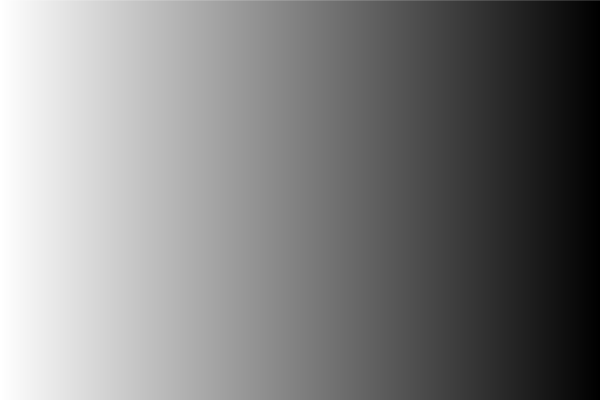
Frame 1 (no input)
Frame 60 (the mouse pressed at the canvas centre just before this capture): identical to frame 1, image omitted
Frame 120 (the mouse held since frame 60 and released just before this capture): identical to frame 1, image omitted

The Processing sketch that drew this single still picture (run headless with seeded random() and noise(); from frame 60 on, the mouse is pressed at the canvas centre):

// Processing sketch: sketch_250527d_map_aplicado
// ── sketch_250527d_map_aplicado.pde
//map( valor, rango1inicio, rango1fin, rango2inicio, rango2fin );

void setup(){
  size( 600, 400 );
}

void draw(){
  background( 255 );
  
  for( int i = 1 ; i <= width ; i++ ){  // 400 veces, 400 lineas
    float m = map( i, 1, width, 255, 0 );
    
    stroke( m );  //color en escala de grisis
    line( i, 0, i, height );
  }
}
